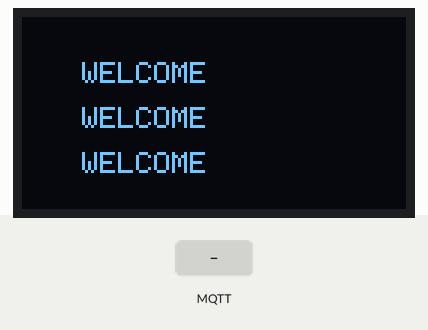
This sketch was run on a simulated ESP8266 (NodeMCU). Parts: 128×64 one-colour display. The inputs (shaded band) are chosen by the test bench. WiFi joins after 1.5 s; servers stay silent unless stated; no MQTT or app messages arrive unless stated; what the sketch prints to the serial monitor is not drawn.

Above: at 0.1 s.
4.8 s: MQTT message "sree1" arrives on the first subscribed topic
At 5.3 s:
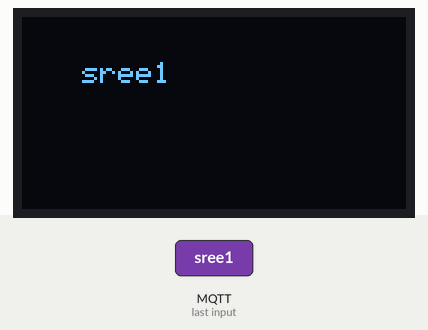
6.3 s: MQTT message "on" arrives on the first subscribed topic
At 7.5 s:
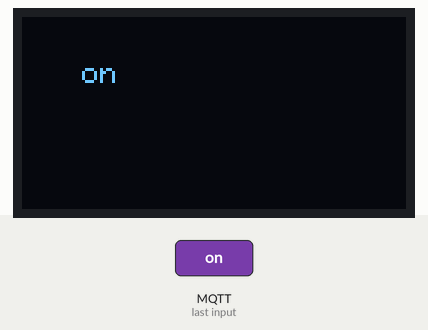
7.8 s: MQTT message "off" arrives on the first subscribed topic
At 8.3 s:
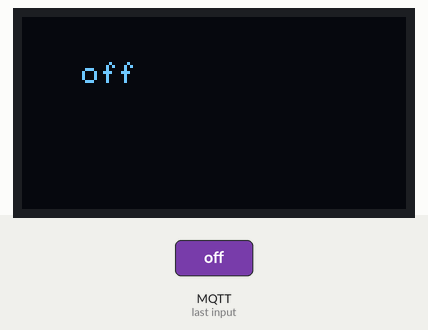
9.3 s: MQTT message "sree2" arrives on the first subscribed topic
At 10.5 s:
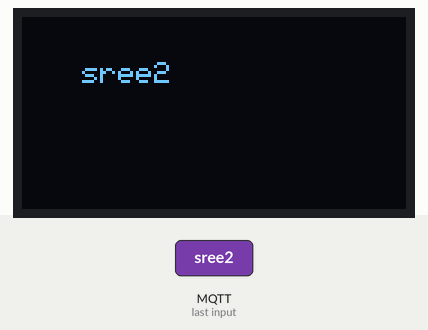
10.8 s: MQTT message "sree1" arrives on the first subscribed topic
At 11.6 s:
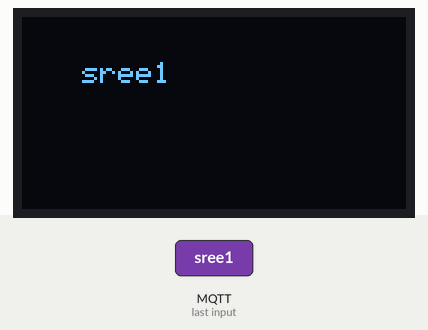
12.3 s: MQTT message "off" arrives on the first subscribed topic
At 13.8 s:
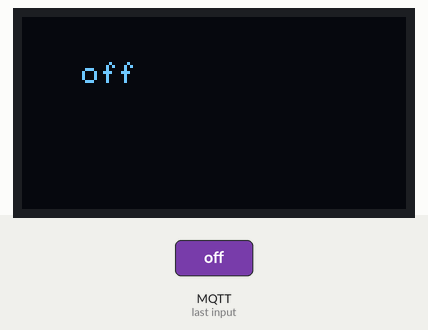
Timing chart, 0 to 14.8 s (numbered marks = the images above; inputs shaded):
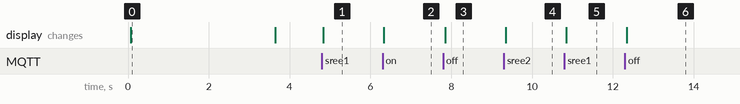

The sketch:

glass-code.ino
```cpp
#include <ESP8266WiFi.h>
#include <PubSubClient.h>
#include <Wire.h>
#include <Adafruit_GFX.h>
#include <Adafruit_SSD1306.h>

#define SCREEN_WIDTH 128 // OLED display width, in pixels
#define SCREEN_HEIGHT 64 // OLED display height, in pixels
Adafruit_SSD1306 display(SCREEN_WIDTH, SCREEN_HEIGHT, &Wire, -1);
// Declaration for an SSD1306 display connected to I2C (SDA, SCL pins)

WiFiClient wifiClient;
// Wifi library initialization
PubSubClient client(wifiClient);
// Mqtt library initialization

String message="";
String lines[3];

void setup()
{
  Serial.begin(9600);
  delay(10);
  DisplayInit();
  WifiInit();
  // connects to wifi
  MqttInit();
  // connects to mqtt server

// display start
    // if(!display.begin(SSD1306_SWITCHCAPVCC, 0x3C))
    // {
    //   Serial.println(F("SSD1306 allocation failed"));
    //   for(;;);
    // }
  delay(2000);

  //   display.ssd1306_command(0xA0);
  // display.clearDisplay();
  // display end
}

void loop()
{
  if (!client.connected()) {
    // if mqtt client is not connected calls the reconnect function
    ReConnectMqttServer();
  }
  DataProcessing(message);
  ShowOnDisplay(lines[0], lines[1], lines[2]);
  client.loop();
  // delay(100);
}
```

DisplaySection.ino
```cpp
void DisplayInit()
{
    // display.ssd1306_command(0xA0);
    if (!display.begin(SSD1306_SWITCHCAPVCC, 0x3C))
    { // Address 0x3D for 128x64
        Serial.println(F("SSD1306 allocation failed"));
        for (;;);
    }
    // delay(1000);
    display.ssd1306_command(0xA0);


    // START
    display.clearDisplay();
    display.setTextSize(1);
    display.setTextColor(WHITE);
    display.setCursor(20,15);
    display.print("WELCOME");
    display.setCursor(20,30);
    display.print("WELCOME");
    display.setCursor(20,45);
    display.print("WELCOME");
    display.display();
    // while(1);
    // END
}

void DataProcessing(String data)
{
    int dataLength = data.length();

    String firstLine  ="";
    String secondLine ="";
    String thirdLine  ="";

    int dataCounter=0;

    // used to clear array START
    for (int i=0; i<3;i++) {
        lines[i]="";
    }
    // used to clear array END

    for (int i = 0; i < dataLength; i++)
    {
        if(data[i]==':')
        {
            dataCounter++;
            continue;
        }
        lines[dataCounter]+=data[i];
    }
// ines[0] = '*'
// ines[1] = 'sree1'
// ines[2] = 'sree2'

    Serial.println(lines[0]);
    Serial.println(lines[1]);
    Serial.println(lines[2]);
}

void ShowOnDisplay(String data1,String data2,String data3)
{
    display.clearDisplay();
    display.setTextSize(1);
    display.setTextColor(WHITE);
    display.setCursor(20,15);
    display.print(data1);
    display.setCursor(20,30);
    display.print(dataShorter(data3));
    display.setCursor(20,45);
    display.print(data3);
    display.display();
}

String dataShorter(String toShort)
{
    String dOut=toShort;
    int length = toShort.length();
    int MAX_LENGTH=10;
    if(length>MAX_LENGTH)
    {
        dOut=toShort.substring( length - MAX_LENGTH);
        Serial.println(dOut);
    }
    return dOut;
}
```

MqttSection.ino
```cpp
void MqttInit()
{
    client.setServer("raspberrypi.local", 1883);
    client.setCallback(MqttCallBack);
}

void ReConnectMqttServer()
{
    // Loop until we're reconnected
    while (!client.connected())
    {
        Serial.print("Attempting MQTT connection...");
        // Attempt to connect
        if (client.connect("glassClient"))
        {
            Serial.println("connected");
            // Once connected, publish an announcement...
            // client.publish("message","hello world");
            // ... and resubscribe
            client.subscribe("glassData");
        }
        else
        {
            Serial.print("failed, rc=");
            Serial.print(client.state());
            Serial.println(" try again in 5 seconds");
            Serial.println("Check port access in laptop");
            Serial.println("Try to open the port in firewall ");
            // Wait 5 seconds before retrying
            delay(5000);
        }
    }
}

void SendDataToMqtt(char *data)
{
    client.publish("message", data);
}

void MqttCallBack(char *topic, byte *payload, unsigned int length)
{
    Serial.print("Message arrived [");
    Serial.print(topic);
    Serial.print("] ");
    message="";

    for (int i = 0; i < length; i++)
    {
        message += (char)payload[i];
    }
    Serial.print(message);
    Serial.println();
}
```

WifiSection.ino
```cpp
const char *ssid = "TheProgrammer"; // replace with your wifi ssid and wpa2 key
const char *pass = "09292503ssss";

void WifiInit()
{
  Serial.println("Connecting to ");
  Serial.println(ssid);
  WiFi.begin(ssid, pass);
  while (WiFi.status() != WL_CONNECTED)
  {
    delay(500);
    Serial.print(".");
  }
  Serial.println("");
  Serial.println("WiFi connected");
}
```

Measured:
- after the input at 4.8 s, the display: changes at once (image 1)
- after the input at 6.3 s, the display: changes at once (image 2)
- after the input at 7.8 s, the display: changes after 0.05 s (image 3)
- after the input at 9.3 s, the display: changes after 0.05 s (image 4)
- after the input at 10.8 s, the display: changes at once (image 5)
- after the input at 12.3 s, the display: changes at once (image 6)
- what the display in image 0 shows lasts 3.5 s, from 0.1 s to 3.6 s
